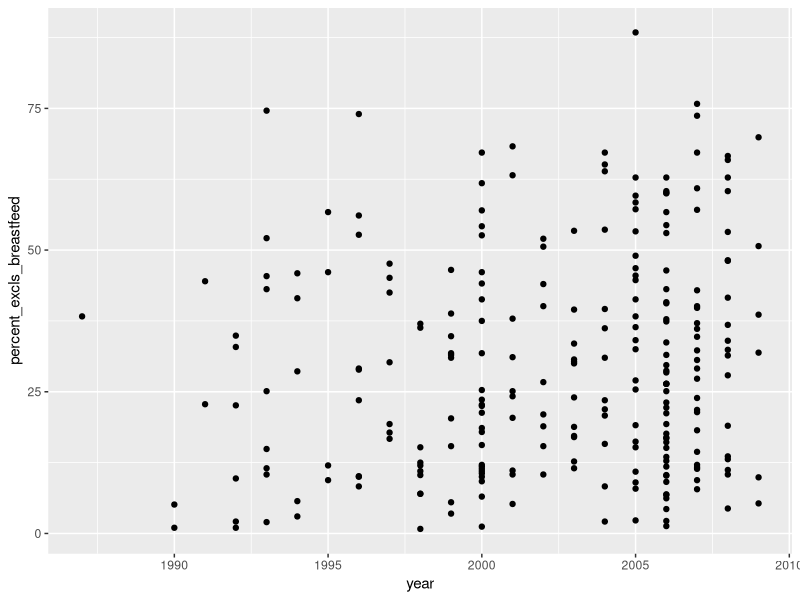

Write R code to recreate this figure. (Note: this script raises an error after producing the figure.)
## Takes in raw life table data 
library(ggplot2)
# Load in the WHO data set, which comes from an API pull of GHO/Life 029
setwd("~/Desktop/data")
lifetables <- read.csv("complete_lifetables.csv", header = TRUE, row.names=NULL, na.strings=c("","NA"))
breastfeed <- read.csv("breastfeed6mo.csv", header = TRUE, row.names=NULL, na.strings=c("","NA"))

basis.breastplot <- ggplot(data = breastfeed, aes(x = year, y = percent_excls_breastfeed)) + geom_point()

breast.mean<- na.omit(aggregate(breastfeed$percent_excls_breastfeed, by=list(breastfeed$year), 
                                   FUN=mean, na.rm=TRUE))

combined.breasted <- merge(breast.mean, gavi00.year.schoolingMF, by= "Group.1")
colnames(combined.breasted) <- c("Group.1", "Exclusive breastfeeding under 6 months","Rate of Primary School-Aged Children Out of School")

melted.data <- melt(combined.breasted, id = "Group.1")

basis.breastplot <- ggplot(data =na.omit(melted.data), aes(x = Group.1, y = value, color = variable)) + geom_line()+ theme_bw() + xlab("") + ylab("Percentage") + 
  xlim(1987,2010) + theme(legend.title = element_blank(), legend.position="bottom") + labs(fill="")

# Drop stupid variables 
lifetables$PUBLISHSTATE <- NULL
lifetables$GHO <- NULL
lifetables$REGION <- NULL
lifetables$WORLDBANKINCOMEGROUP <- NULL
lifetables$prob_death <- 1 - lifetables$prob_death 


# Keep only MALE observations
lifetables.male <- lifetables[("MLE" == lifetables$SEX),]
lifetables.male90 <-  subset(lifetables.male, lifetables.male$YEAR == 1990)
lifetables$SEX <- NULL
lifetables.male90$YEAR <- NULL

# Load some packages
library(reshape2)

library(ggplot2)

# Categorize Age Groups into Numbers
lifetables$ageid <- rep(NA, nrow(lifetables))
lifetables$ageid[lifetables$AGEGROUP  == "AGELT1"] <- 0
lifetables$ageid[lifetables$AGEGROUP  == "AGE1-4"] <- 1
lifetables$ageid[lifetables$AGEGROUP  == "AGE5-9"] <- 2
lifetables$ageid[lifetables$AGEGROUP  == "AGE10-14"] <- 3
lifetables$ageid[lifetables$AGEGROUP  == "AGE15-19"] <- 4
lifetables$ageid[lifetables$AGEGROUP  == "AGE20-24"] <- 5
lifetables$ageid[lifetables$AGEGROUP  == "AGE25-30"] <- 6
lifetables$ageid[lifetables$AGEGROUP  == "AGE30-34"] <- 7
lifetables$ageid[lifetables$AGEGROUP  == "AGE35-39"] <- 8
lifetables$ageid[lifetables$AGEGROUP  == "AGE40-44"] <- 9
lifetables$ageid[lifetables$AGEGROUP  == "AGE45-50"] <- 10

# Keep only observations for under age 50
lifetables <- na.omit(lifetables)

# Melt data down into long format
melted.mort <- melt(lifetables, id=c("AGEGROUP", "COUNTRY", "YEAR", "ageid"))

# Aggregate values by year and country for ages 5-14
# New dataframe is called youngmort 
write.csv(melted.mort, file = "formatted_lifetables.csv")

# Aggregate data by age group
value.bygroup <- na.omit(aggregate(melted.mort$value, by=list(melted.mort$ageid), 
                                      FUN=mean, na.rm=TRUE))

# Plot! 
ggplot(data=value.bygroup, aes(x=Group.1, y=x)) + geom_bar( stat="identity") +scale_x_discrete(name ="Age Group") + ylab("Probability of Making it to \n the Next Bracket")
                                                                                                                   

## LIFETABLES FOR UK, HISTORICAL

uklife <- read.csv("UK_lifetablesdeath.csv", header = TRUE, row.names=NULL, na.strings=c("","NA"))
melted.uklife <- melt(uklife, by= "age year")
melted.uklife$variable <- NULL

melted.uklife$ageid <- rep(NA, nrow(lifetables))
melted.uklife$ageid[melted.uklife$age  == "0"] <- 0
melted.uklife$ageid[melted.uklife$age  == "1-4"] <- 1
melted.uklife$ageid[melted.uklife$age  == "5-9"] <- 2
melted.uklife$ageid[melted.uklife$age  == "10-14"] <- 3
melted.uklife$ageid[melted.uklife$age  == "15-19"] <- 4
melted.uklife$ageid[melted.uklife$age  == "20-24"] <- 5
melted.uklife$ageid[melted.uklife$age  == "25-30"] <- 6
melted.uklife$ageid[melted.uklife$age  == "30-34"] <- 7
melted.uklife$ageid[melted.uklife$age  == "35-39"] <- 8
melted.uklife$ageid[melted.uklife$age  == "40-44"] <- 9
melted.uklife$ageid[melted.uklife$age  == "45-49"] <- 10
melted.uklife$ageid[melted.uklife$age  == "50-54"] <- 11
melted.uklife$ageid[melted.uklife$age  == "55-59"] <- 12
melted.uklife$ageid[melted.uklife$age  == "60-64"] <- 13
melted.uklife$ageid[melted.uklife$age  == "65-69"] <- 14
melted.uklife$ageid[melted.uklife$age  == "70-74"] <- 15


melted.uklife$age <- factor(melted.uklife$age, levels = melted.uklife$age[order(melted.uklife$ageid)])


k <- ggplot(na.omit(melted.uklife), aes(x = age, y = value)) + geom_point() + facet_wrap(~year) + theme_bw() + xlab("Age Group") + ylab("Probability of death between ages x and x+n") + theme(axis.text.x  = element_text(angle=90))




